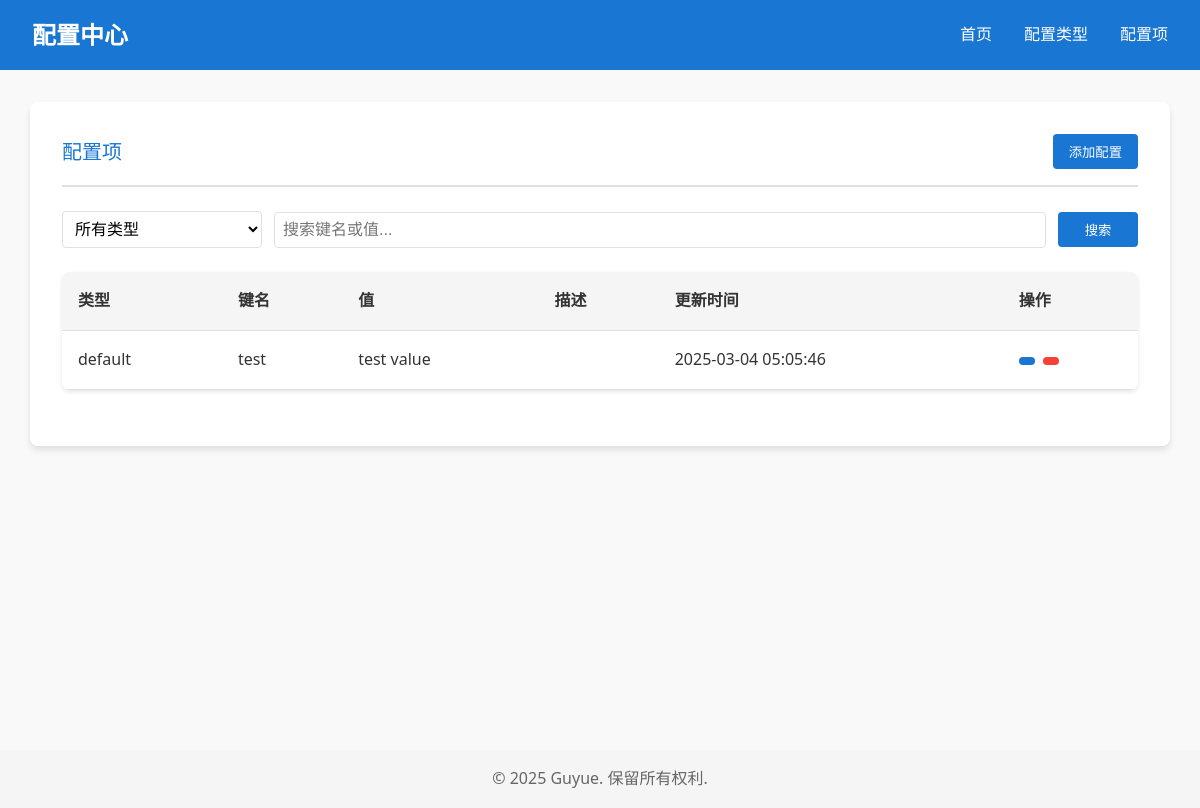
Page /page/configs on the earlier database version.
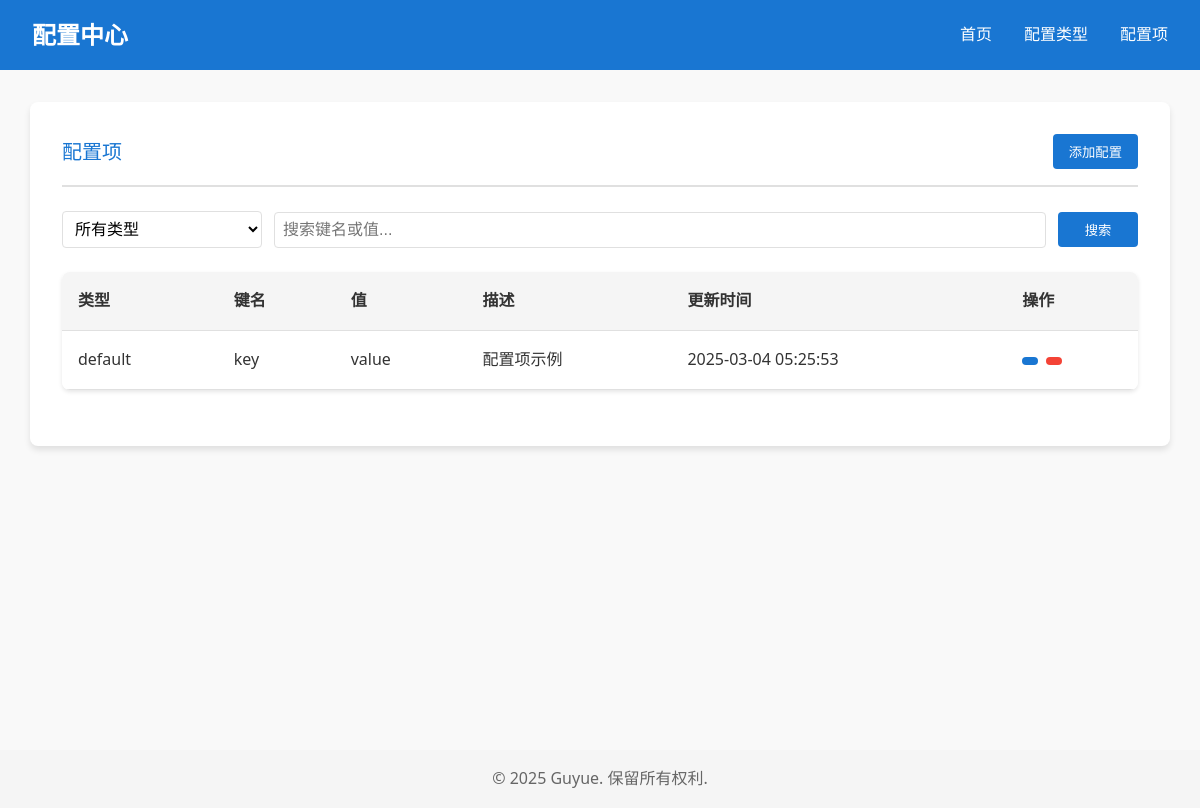
Same page on the later database version.
### app/models/config.py (models this page shows, shortened)
class Config(Base):
    __tablename__ = "configs"
    config_id = Column(Integer, primary_key=True, index=True, autoincrement=True)
    type_id = Column(Integer, ForeignKey("types.type_id"), nullable=False)
    key = Column(String, index=True, nullable=False)
    value = Column(String, nullable=False)
    key_description = Column(String, nullable=True)
    created_at = Column(DateTime, default=func.now())
    updated_at = Column(DateTime, default=func.now(), onupdate=func.now())
    type = relationship("Type", back_populates="configs")
    __table_args__ = (
        UniqueConstraint('type_id', 'key', name='uix_type_key'),
    )

### app/models/type.py (models this page shows, shortened)
class Type(Base):
    __tablename__ = "types"
    type_id = Column(Integer, primary_key=True, index=True, autoincrement=True)
    type_name = Column(String, unique=True, index=True, nullable=False)
    description = Column(String, nullable=True)
    created_at = Column(DateTime, default=func.now())
    configs = relationship("Config", back_populates="type", cascade="all, delete-orphan")

### app/api/pages.py (the view)
@page_router.get("/configs", response_class=HTMLResponse)
async def configs_page(
    request: Request,
    type_name: Optional[str] = None,
    key: Optional[str] = None,
    value: Optional[str] = None,
    db: AsyncSession = Depends(get_db)
):
    query = select(Config, Type).join(Type)
    if type_name:
        query = query.where(Type.type_name.contains(type_name))
    if key:
        query = query.where(Config.key.contains(key))
    if value:
        query = query.where(Config.value.contains(value))
    result = await db.execute(query)
    rows = result.all()
    configs = [{
        "config_id": row[0].config_id,
        "key": row[0].key,
        "value": row[0].value,
        "key_description": row[0].key_description,
        "created_at": row[0].created_at,
        "updated_at": row[0].updated_at,
        "type": {
            "type_name": row[1].type_name
        }
    } for row in rows]
    types_result = await db.execute(select(Type))
    types = types_result.scalars().all()
    return templates.TemplateResponse(
        "configs.html",
        {
            "request": request,
            "configs": configs,
            "types": types,
            "current_type": type_name
        }
    )

### app/templates/configs.html (shortened to what this page needs)
{% extends "base.html" %}
{% block content %}
<div class="container">
    <div class="card">
        <div class="card-header">
            <h1 class="card-title">配置项</h1>
            <button class="btn btn-primary" onclick="showAddConfigModal()">添加配置</button>
        </div>
        <div class="card-body">
            <div class="search-container">
                <form class="search-box" action="/page/configs" method="get">
                    <select name="type_name" class="form-control" onchange="this.form.submit()">
                        <option value="">所有类型</option>
                    </select>
                    <input type="text" name="search" class="form-control search-input" placeholder="搜索键名或值..." value="{{ request.query_params.get('search', '') }}">
                    <button type="submit" class="btn btn-primary">搜索</button>
                </form>
            </div>
            <div class="table-container">
                <table>
                    <thead>
                        <tr>
                            <th>类型</th>
                            <th>键名</th>
                            <th>值</th>
                            <th>描述</th>
                            <th>更新时间</th>
                            <th class="text-end">操作</th>
                        </tr>
                    </thead>
                    <tbody>
                        {% for config in configs %}
                        <tr>
                            <td>{{ config.type.type_name }}</td>
                            <td style="font-weight: 500;">{{ config.key }}</td>
                            <td style="font-weight: 500;">{{ config.value }}</td>
                            <td>{{ config.key_description }}</td>
                            <td>{{ config.updated_at.strftime('%Y-%m-%d %H:%M:%S') }}</td>
                            <td class="text-end">
                                <div class="btn-group">
                                    <button class="btn btn-sm btn-primary" data-bs-toggle="tooltip" title="编辑" onclick="showEditConfigModal('{{ config.type.type_name }}', '{{ config.key }}', '{{ config.value }}', '{{ config.key_description }}')">
                                    </button>
                                    <button class="btn btn-sm btn-danger" data-bs-toggle="tooltip" title="删除" onclick="confirmDeleteConfig('{{ config.type.type_name }}', '{{ config.key }}')">
                                    </button>
                                </div>
                            </td>
                        </tr>
                        {% endfor %}
                    </tbody>
                </table>
            </div>
        </div>
    </div>
</div>
{% endblock %}

### app/templates/base.html (shortened to what this page needs)
<!DOCTYPE html>
<html lang="zh-CN">
<head>
    <link rel="stylesheet" href="/static/css/style.css">
</head>
<body>
    <header>
        <nav class="navbar">
            <div class="nav-brand">
                <a href="/page/" class="brand-link">配置中心</a>
            </div>
            <div class="nav-menu">
                <ul class="nav-links">
                    <li><a href="/page/" class="nav-link">首页</a></li>
                    <li><a href="/page/types" class="nav-link">配置类型</a></li>
                    <li><a href="/page/configs" class="nav-link">配置项</a></li>
                </ul>
            </div>
        </nav>
    </header>
    <main>
        <div class="container">
            {% block content %}{% endblock %}
        </div>
    </main>
    <footer>
        <div class="container">
            <p>&copy; 2025 Guyue. 保留所有权利.</p>
        </div>
    </footer>
</body>
</html>

### app/static/css/style.css (style rules this page uses)
:root { --primary-color: #1976d2; --primary-light: #63a4ff; --primary-dark: #004ba0; --secondary-color: #f5f5f5; --text-color: #333; --text-light: #666; --border-color: #e0e0e0; --success-color: #4caf50; --warning-color: #ff9800; --danger-color: #f44336; }
* { margin: 0; padding: 0; box-sizing: border-box; }
body { font-family: 'Segoe UI', Tahoma, Geneva, Verdana, sans-serif; line-height: 1.6; color: var(--text-color); background-color: #f9f9f9; }
.container { max-width: 1200px; margin: 0 auto; padding: 0 15px; }
.navbar { display: flex; justify-content: space-between; align-items: center; padding: 1rem 2rem; background-color: var(--primary-color); color: white; }
.nav-brand { display: flex; align-items: center; }
.brand-link { color: white; text-decoration: none; font-size: 1.5rem; font-weight: bold; }
.nav-menu { display: flex; align-items: center; }
.nav-links { display: flex; list-style: none; margin: 0; padding: 0; gap: 2rem; }
.nav-link { color: white; text-decoration: none; font-weight: 500; transition: color 0.3s; }
main { min-height: calc(100vh - 120px); padding: 2rem 0; }
.card { background-color: white; border-radius: 8px; box-shadow: 0 4px 6px rgba(0, 0, 0, 0.1); padding: 2rem; margin-bottom: 2rem; transition: transform 0.2s, box-shadow 0.2s; }
.card-header { display: flex; justify-content: space-between; align-items: center; margin-bottom: 1.5rem; padding-bottom: 1rem; border-bottom: 2px solid var(--border-color); }
.card-title { font-size: 1.5rem; font-weight: 600; color: var(--primary-color); margin: 0; }
.card-title { font-size: 1.25rem; font-weight: 500; }
.table-container { overflow-x: auto; }
.table-container { overflow-x: auto; margin: 1.5rem 0; border-radius: 8px; box-shadow: 0 2px 4px rgba(0,0,0,0.1); }
table { width: 100%; border-collapse: separate; border-spacing: 0; background: white; }
th, td { padding: 1rem; text-align: left; border: none; border-bottom: 1px solid var(--border-color); }
th { font-weight: 600; background-color: var(--secondary-color); color: var(--text-color); }
.btn-group { display: inline-flex; gap: 0.5rem; }
.btn-group .btn { border-radius: 4px; }
.btn { display: inline-block; padding: 0.5rem 1rem; border-radius: 4px; font-weight: 500; text-align: center; cursor: pointer; transition: all 0.3s; border: none; }
.btn-primary { background-color: var(--primary-color); color: white; }
.btn-danger { background-color: var(--danger-color); color: white; }
.btn-sm { padding: 0.25rem 0.5rem; font-size: 0.875rem; }
.form-control { display: block; width: 100%; padding: 0.5rem; font-size: 1rem; border: 1px solid var(--border-color); border-radius: 4px; transition: border-color 0.3s; }
.search-container { margin-bottom: 1.5rem; width: 100%; }
.search-box { display: flex; gap: 0.75rem; flex-wrap: wrap; align-items: center; width: 100%; }
.search-box select { min-width: 120px; max-width: 180px; flex-shrink: 0; }
.search-input { flex: 1; min-width: 200px; }
.search-box .btn { flex-shrink: 0; white-space: nowrap; min-width: 80px; }
.search-box select { min-width: 150px; max-width: 200px; border-radius: 4px; border: 1px solid var(--border-color); padding: 0.5rem; background: white; }
.search-input { flex: 1; min-width: 200px; border-radius: 4px; border: 1px solid var(--border-color); padding: 0.5rem; transition: border-color 0.3s; }
footer { background-color: var(--secondary-color); padding: 1rem 0; text-align: center; color: var(--text-light); }

Differences in the rows shown:
changed Config "default": key "test" → "key"; value "test value" → "value"; key_description (not shown) → "配置项示例"; updated_at "2025-03-04 05:05:46" → "2025-03-04 05:25:53"
